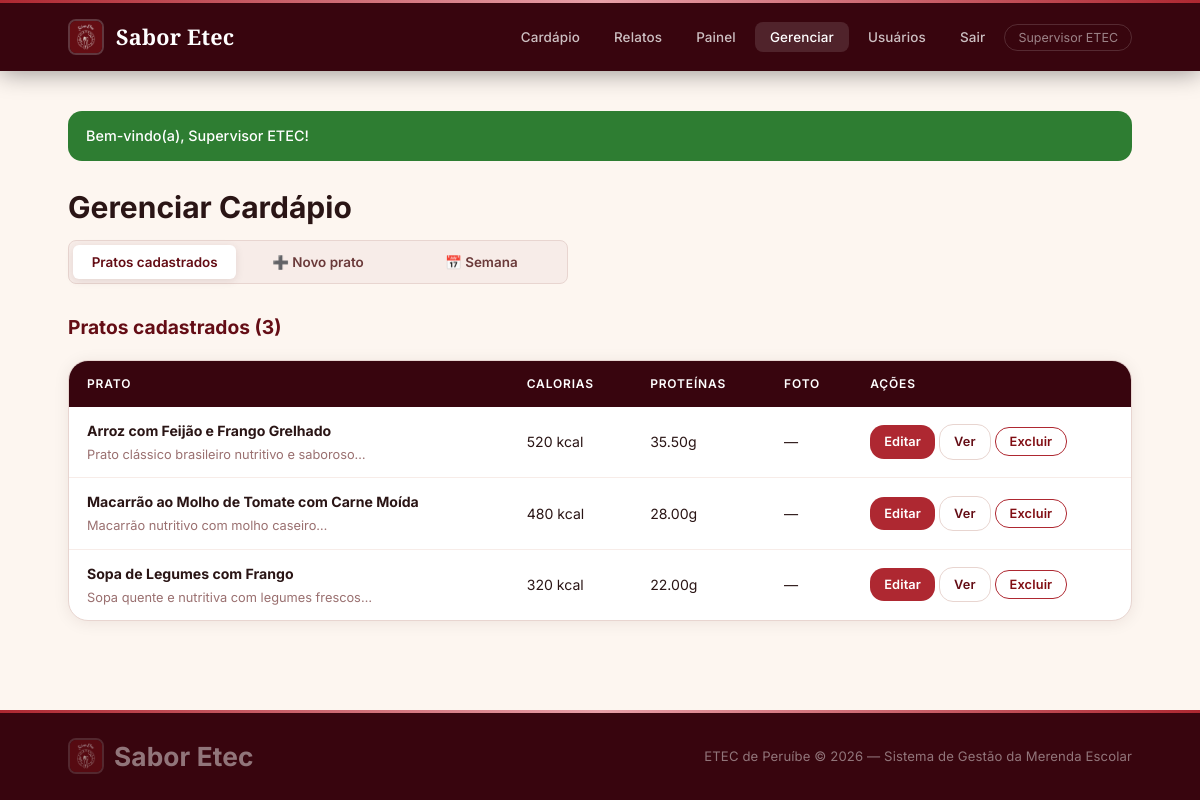
Page /cardapio.php (signed in) on the committed database.
### tables this page shows
CREATE TABLE IF NOT EXISTS pratos (
    id INT AUTO_INCREMENT PRIMARY KEY,
    nome VARCHAR(100) NOT NULL,
    descricao TEXT,
    ingredientes TEXT,
    modo_preparo TEXT,
    calorias INT,
    proteinas DECIMAL(5,2),
    carboidratos DECIMAL(5,2),
    gorduras DECIMAL(5,2),
    foto VARCHAR(255),
    ativo TINYINT(1) NOT NULL DEFAULT 1,
    criado_em TIMESTAMP DEFAULT CURRENT_TIMESTAMP
);

### cardapio.php (the view, shortened to what this page needs)
<?php
require_once __DIR__ . '/config/config.php';
require_once __DIR__ . '/config/_layout.php';
$pdo = conectar();
$acao = $_GET['acao'] ?? 'listar';
$pratos = $pdo->query("SELECT * FROM pratos WHERE ativo=1 ORDER BY nome")->fetchAll();
function navUrl(string $a, string $extra = ''): string {
    return SITE_URL . '/cardapio.php?acao=' . $a . $extra;
}
?>
<!DOCTYPE html>
<html lang="pt-BR">
<head>
    <link rel="stylesheet" href="<?= SITE_URL ?>/assets/style.css">
</head>
<body>
<?php renderHeader('cardapio.php'); ?>
<main>
<div class="container">
    <?= exibirFlash() ?>
    <div style="margin-bottom:8px">
        <h1 class="secao-titulo">Gerenciar Cardápio</h1>
    </div>
    <div class="tabs" style="max-width:500px;margin-bottom:28px">
        <button class="tab-btn <?= in_array($acao,['listar','editar']) ? 'ativo' : '' ?>"
                onclick="location.href='<?= navUrl('listar') ?>'">
             Pratos cadastrados
        </button>
        <button class="tab-btn <?= $acao === 'novo' ? 'ativo' : '' ?>"
                onclick="location.href='<?= navUrl('novo') ?>'">
            ➕ Novo prato
        </button>
        <button class="tab-btn <?= $acao === 'semana' ? 'ativo' : '' ?>"
                onclick="location.href='<?= navUrl('semana') ?>'">
            📅 Semana
        </button>
    </div>
    <?php if ($acao === 'listar'): ?>
        <h2 style="font-family:var(--fonte-titulo);color:var(--c2);font-size:1.2rem;margin-bottom:16px">
            Pratos cadastrados (<?= count($pratos) ?>)
        </h2>
        <?php if (empty($pratos)): ?>
            <p style="color:#9a7070">Nenhum prato cadastrado ainda.</p>
        <?php else: ?>
            <div class="tabela-wrap">
                <table>
                    <thead>
                        <tr>
                            <th>Prato</th>
                            <th>Calorias</th>
                            <th>Proteínas</th>
                            <th>Foto</th>
                            <th>Ações</th>
                        </tr>
                    </thead>
                    <tbody>
                        <?php foreach ($pratos as $p): ?>
                            <tr>
                                <td>
                                    <strong><?= escape($p['nome']) ?></strong>
                                    <?php if ($p['descricao']): ?>
                                        <br><span style="font-size:0.8rem;color:#9a7070"><?= escape(mb_substr($p['descricao'],0,70)) ?>…</span>
                                    <?php endif; ?>
                                </td>
                                <td><?= $p['calorias'] ? $p['calorias'] . ' kcal' : '—' ?></td>
                                <td><?= $p['proteinas'] ? $p['proteinas'] . 'g' : '—' ?></td>
                                <td><?= $p['foto'] ? '✅' : '—' ?></td>
                                <td style="white-space:nowrap">
                                    <a href="<?= navUrl('editar') ?>&id=<?= $p['id'] ?>" class="btn btn-editar btn-sm">Editar</a>
                                    <a href="<?= SITE_URL ?>/prato.php?id=<?= $p['id'] ?>" class="btn btn-secundario btn-sm">Ver</a>
                                    <form method="POST" style="display:inline"
                                          onsubmit="return confirm('Excluir este prato?')">
                                        <button type="submit" class="btn btn-perigo btn-sm">Excluir</button>
                                    </form>
                                </td>
                            </tr>
                        <?php endforeach; ?>
                    </tbody>
                </table>
            </div>
        <?php endif; ?>
    <?php endif; ?>
</div>
</main>
<?php renderFooter(); ?>
</body>
</html>

### config/_layout.php (shortened to what this page needs)
<?php
function renderHeader(string $paginaAtiva = '') {
    $url  = SITE_URL;
    $nav  = '';
    $itens = [
        'index.php'    => 'Cardápio',
        'relatos.php'  => 'Relatos',
    ];
    if (estaLogado() && perfil() !== 'aluno') {
        $itens['dashboard.php'] = 'Painel';
        $itens['cardapio.php']  = 'Gerenciar';
        $itens['usuarios.php']  = 'Usuários';
    }
    foreach ($itens as $arq => $label) {
        $ativo = (basename($paginaAtiva) === $arq) ? ' class="ativo"' : '';
        $nav .= "<li><a href=\"{$url}/{$arq}\"{$ativo}>{$label}</a></li>";
    }
    if (estaLogado()) {
        $nav .= '<li><a href="' . $url . '/logout.php">Sair</a></li>';
        $nav .= '<li><span class="nav-user">' . escape($_SESSION['nome']) . '</span></li>';
    } else {
        $nav .= '<li><a href="' . $url . '/login.php">Entrar</a></li>';
    }
    echo <<<HTML
<header>
  <nav class="navbar">
    <a href="{$url}/index.php" class="logo">
      <img src="{$url}/assets/uploads/logo.png" alt="" class="logo-img" width="36" height="36" style="width:36px;height:36px;min-width:36px;flex-shrink:0">
      <div class="logo-texto">
        <span class="nome">Sabor Etec</span>
      </div>
    </a>
    <button class="hamburger" onclick="document.getElementById('navMenu').classList.toggle('aberto')" aria-label="Menu">
      <span></span><span></span><span></span>
    </button>
    <ul class="nav-links" id="navMenu">{$nav}</ul>
  </nav>
</header>
HTML;
}
function renderFooter() {
    $url = SITE_URL;
    $ano = date('Y');
    echo <<<HTML
<footer>
  <div class="footer-inner">
    <div class="footer-logo">
<img src="{$url}/assets/uploads/logo.png" alt="" class="logo-img" width="36" height="36">   <h1>Sabor Etec</h1>
    </div>
    <span>ETEC de Peruíbe &copy; {$ano} &mdash; Sistema de Gestão da Merenda Escolar</span>
  </div>
</footer>
HTML;
}

### config/config.php (shortened to what this page needs)
<?php
function estaLogado(): bool {
    return isset($_SESSION['usuario_id']);
}
function escape(string $str): string {
    return htmlspecialchars($str, ENT_QUOTES, 'UTF-8');
}
function exibirFlash(): string {
    $f = $_SESSION['flash'];
    $cor = $f['tipo'] === 'sucesso' ? '#2e7d32' : ($f['tipo'] === 'erro' ? '#8b0000' : '#4a3900');
    return '<div class="flash" style="background:' . $cor . '">' . escape($f['msg']) . '</div>';
}

### rows in the picture
pratos: nome "Arroz com Feijão e Frango Grelhado", descricao "Prato clássico brasileiro nutritivo e saboroso", calorias "520", proteinas "35.50"
pratos: nome "Macarrão ao Molho de Tomate com Carne Moída", descricao "Macarrão nutritivo com molho caseiro", calorias "480", proteinas "28.00"
pratos: nome "Sopa de Legumes com Frango", descricao "Sopa quente e nutritiva com legumes frescos", calorias "320", proteinas "22.00"

### other values in the picture
$label "Cardápio"
$label "Relatos"
$label "Painel"
$label "Gerenciar"
$label "Usuários"
$_SESSION['nome'] "Supervisor ETEC"
$f['msg'] "Bem-vindo(a), Supervisor ETEC!"
count($pratos) "3"
